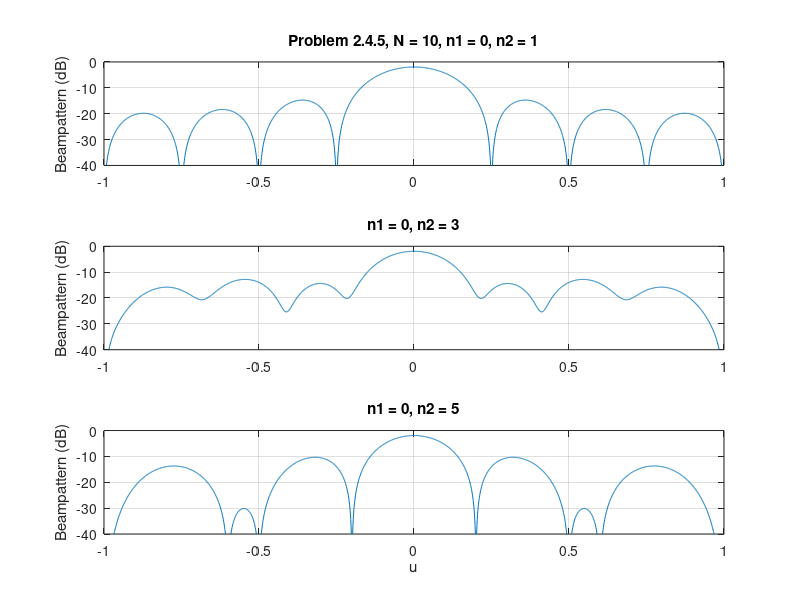
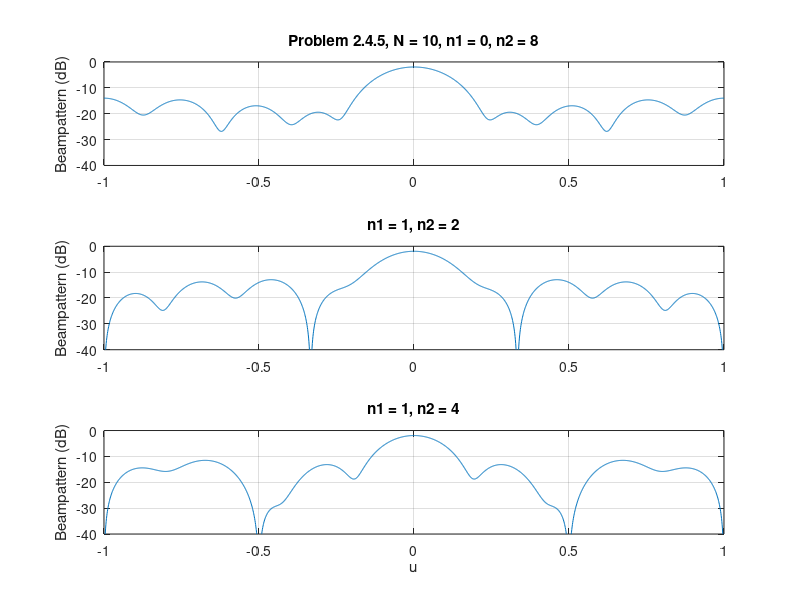
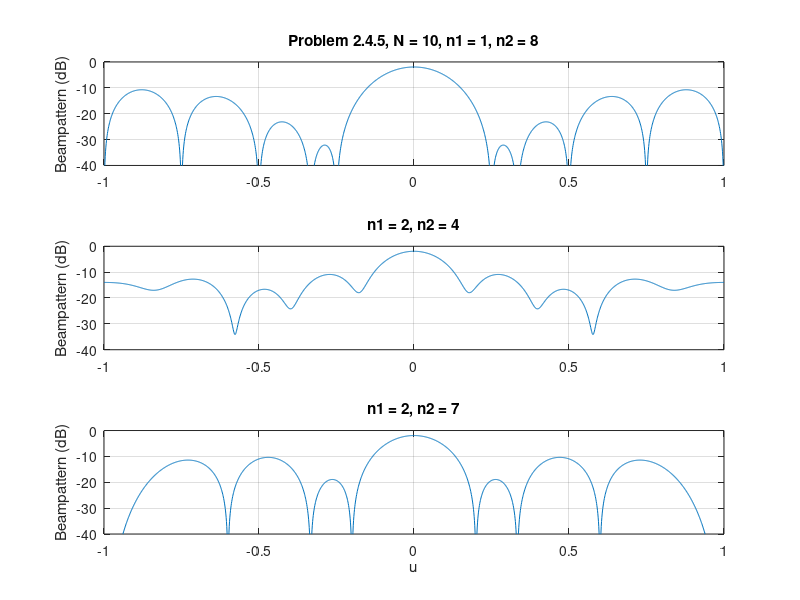
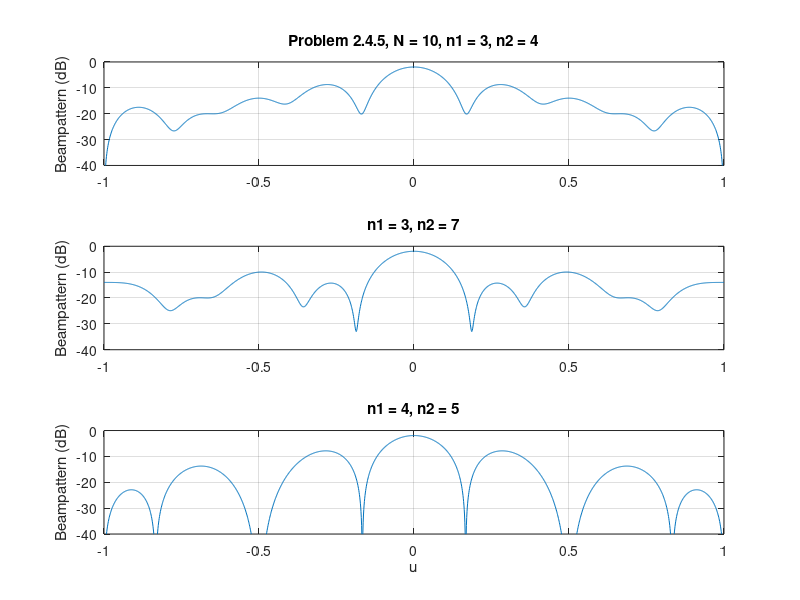

Recreate these plots in MATLAB, in order.
%%%%%%%%%%%%%%%%%%%%%%%%%%%%%%%%
% Problem 2.4.5
% Xin Zhang
% Last updated 2/11/99
%%%%%%%%%%%%%%%%%%%%%%%%%%%%%%%%

clear all;
close all;

N = 10;
M = (N-1)/2;
D = (-M:M).';
psi = pi*(-1:0.001:1);
vv = exp(j*D*psi);

w = 1/N*[ones(N,1)];

n = [0 1; 0 3; 0 5; 0 8; 1 2; 1 4; 1 8; 2 4; 2 7; 3 4; 3 7; 4 5];

for k = 1:size(n,1)
   B(k,:) = w'*vv-1/N*exp(j*(n(k,1)-M)*psi)-1/N*exp(j*(n(k,2)-M)*psi);
end
B = 10*log10(abs(B).^2);

for l = 1:12
   k = mod(l,3);
   if k == 0
      k = k+3;
   end
   if k == 1
      figure;
   end
   subplot(3,1,k)
   plot(psi/pi,B(l,:))
   axis([-1 1 -40 0])
   grid on
   if k == 3
      xlabel('u')
   end
   ylabel('Beampattern (dB)')
   title(['n1 = ',num2str(n(l,1)),', n2 = ',num2str(n(l,2))])
   if k == 1
   	title(['Problem 2.4.5, N = 10, n1 = ',num2str(n(l,1)),', n2 = ',num2str(n(l,2))])
   end
end
